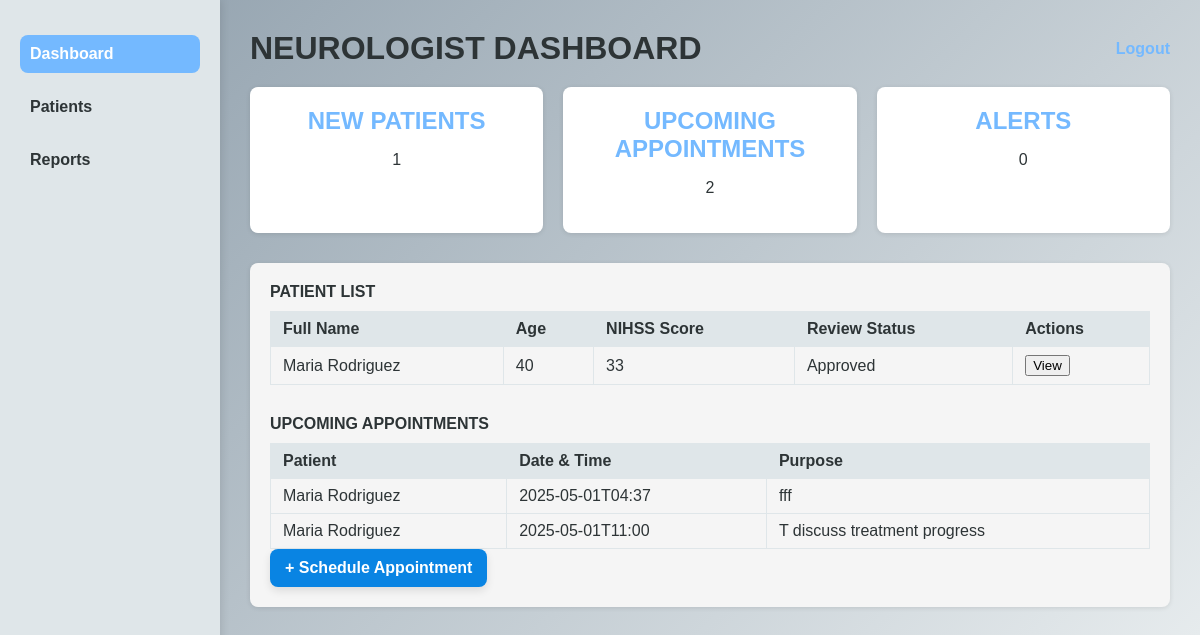
/neurologist_dashboard, run on the app's committed database.
### app.py (models this page shows)
class Patient(db.Model):
    id = db.Column(db.Integer, primary_key=True)
    fullname = db.Column(db.String(300))
    age = db.Column(db.Integer)
    sex = db.Column(db.String(300))
    arrival = db.Column(db.Integer)
    systolic = db.Column(db.Integer)
    diastolic = db.Column(db.Integer)
    heart_rate = db.Column(db.Integer)
    temperature = db.Column(db.Integer)
    oxygen_saturation = db.Column(db.Integer)
    glucose = db.Column(db.Integer)
    current_medications = db.Column(db.String(300))
    allergies = db.Column(db.String(300))
    stroke_history = db.Column(db.String(500))
    medical_history = db.Column(db.String(500))
    radiologist_notes =db.Column(db.String(500))
    nhiss_score = db.Column(db.Integer)
    radiologist_notes = db.Column(db.String(500))
    neurologist_notes = db.Column(db.String(500))
    neuro_approved = db.Column(db.Boolean, default=False)

class Appointment(db.Model):
    id = db.Column(db.Integer, primary_key=True)
    patient_id = db.Column(db.Integer, db.ForeignKey('patient.id'), nullable=False)
    datetime = db.Column(db.String(100), nullable=False)
    purpose = db.Column(db.String(300), nullable=False)
    notes = db.Column(db.String(500))
    status = db.Column(db.String(50), default='Scheduled')
    patient = db.relationship('Patient', backref='appointments')

### app.py (the view)
@app.route('/neurologist_dashboard')
def neurologist_dashboard():
    new_patients = Patient.query.count()
    patients = Patient.query.order_by(Patient.id.desc()).limit(10).all()
    appointments = Appointment.query.filter_by(status='Scheduled').order_by(Appointment.datetime.asc()).limit(10).all()
    upcoming_appointments_count = Appointment.query.filter_by(status='Scheduled').count()
    alerts=0
    return render_template(
        'neurologist_dashboard.html',
        new_patients=new_patients,
        alerts=alerts,
        patients=patients,
        appointments = appointments,
        upcoming_appointments=upcoming_appointments_count,
    )

### templates/neurologist_dashboard.html (shortened to what this page needs)
<!DOCTYPE html>
<html lang="en">
<head>
</head>
<body>
  <div class="container">
    <div class="sidebar">
      <a href="#" class="active">Dashboard</a>
      <a href="/patient_list">Patients</a>
      <a href="/patients_report">Reports</a>
    </div>
    <div class="main-content">
      <div class="header">
        <h1>NEUROLOGIST DASHBOARD</h1>
        <a href="/login" class="logout">Logout</a>
      </div>
      <div class="card-group">
        <div class="card">
          <h2>NEW PATIENTS</h2>
          <p>{{ new_patients }}</p>
        </div>
        <div class="card">
          <h2>UPCOMING APPOINTMENTS</h2>
          <p>{{ upcoming_appointments }}</p>
        </div>
        <div class="card">
          <h2>ALERTS</h2>
          <p>0</p>
        </div>
      </div>
      <div class="section flex-grid">
  <div class="table-container">
    <div class="section-title">PATIENT LIST</div>
    <table>
      <thead>
        <tr>
          <th>Full Name</th>
          <th>Age</th>
          <th>NIHSS Score</th>
          <th>Review Status</th>
          <th>Actions</th>
        </tr>
      </thead>
      <tbody>
        {% for patient in patients %}
        <tr>
          <td>{{ patient.fullname }}</td>
          <td>{{ patient.age }}</td>
          <td>{{ patient.nhiss_score }}</td>
          <td>
            {% if patient.neuro_approved %}
              <span class="badge stable">Approved</span>
            {% else %}
              <span class="badge critical">Pending Review</span>
            {% endif %}
          </td>
          <td>
            <a href="{{ url_for('view_patient', patient_id=patient.id) }}">
              <button class="btn-view">View</button>
            </a>
          </td>
        </tr>
        {% endfor %}
      </tbody>
    </table>
    <div class="section-title" style="margin-top: 30px;">UPCOMING APPOINTMENTS</div>
    <table>
      <thead>
        <tr>
          <th>Patient</th>
          <th>Date & Time</th>
          <th>Purpose</th>
        </tr>
      </thead>
      <tbody>
        {% for app in appointments %}
        <tr>
          <td>{{ app.patient.fullname }}</td>
          <td>{{ app.datetime }}</td>
          <td>{{ app.purpose }}</td>
        </tr>
        {% else %}
        <tr>
          <td colspan="3">No upcoming appointments scheduled.</td>
        </tr>
        {% endfor %}
      </tbody>
    </table>
    <a href="{{ url_for('schedule_appointment') }}" class="schedule-btn">+ Schedule Appointment</a>
  </div>

### templates/neurologist_dashboard.html (style rules this page uses)
* { box-sizing: border-box; }
body { font-family: 'Poppins', Arial, sans-serif; margin: 0; background: linear-gradient(135deg, #8e9eab, #eef2f3); color: #333; }
.container { display: flex; }
.sidebar { width: 220px; background-color: #dfe6e9; min-height: 100vh; padding: 20px; box-shadow: 2px 0 8px rgba(0, 0, 0, 0.1); }
.sidebar a { display: block; margin: 15px 0; text-decoration: none; color: #2d3436; font-weight: bold; padding: 10px; border-radius: 8px; transition: background-color 0.3s ease; }
.sidebar a:hover, .sidebar a.active { background-color: #74b9ff; color: #fff; }
.main-content { flex: 1; padding: 30px; }
.header { display: flex; justify-content: space-between; align-items: center; margin-bottom: 20px; }
.header h1 { margin: 0; color: #2d3436; }
.logout { text-decoration: none; color: #74b9ff; font-weight: bold; transition: color 0.3s ease; }
.card-group { display: flex; gap: 20px; margin: 20px 0; }
.card { background-color: #ffffff; padding: 20px; border-radius: 8px; box-shadow: 0 1px 5px rgba(0, 0, 0, 0.1); flex: 1; text-align: center; color: #2d3436; }
.card h2 { margin: 0 0 10px; color: #74b9ff; }
.section { margin-top: 30px; }
.section-title { margin-bottom: 10px; font-weight: bold; color: #2d3436; }
.flex-grid { display: flex; gap: 20px; }
.table-container, .chart-container, .message-box { flex: 1; background-color: #f5f5f5; padding: 20px; border-radius: 8px; box-shadow: 0 1px 5px rgba(0, 0, 0, 0.1); color: #2d3436; }
table { width: 100%; border-collapse: collapse; color: #2d3436; }
th, td { border: 1px solid #dfe6e9; padding: 8px 12px; text-align: left; }
th { background-color: #dfe6e9; }
.schedule-btn { display: inline-block; background-color: #0984e3; color: white; padding: 10px 15px; font-size: 16px; font-weight: bold; border: none; border-radius: 8px; box-shadow: 0 4px 8px rgba(0, 0, 0, 0.1); text-decoration: none; transition: background-color 0.3s ease; }

### data on the page
Patient: fullname "Maria Rodriguez", age "40", nhiss_score "33", neuro_approved "Approved"
Appointment: patient.fullname "Maria Rodriguez", datetime "2025-05-01T04:37", purpose "fff"
Appointment: patient.fullname "Maria Rodriguez", datetime "2025-05-01T11:00", purpose "T discuss treatment progress"

### other printed values
{{ new_patients }} "1"
{{ upcoming_appointments }} "2"
